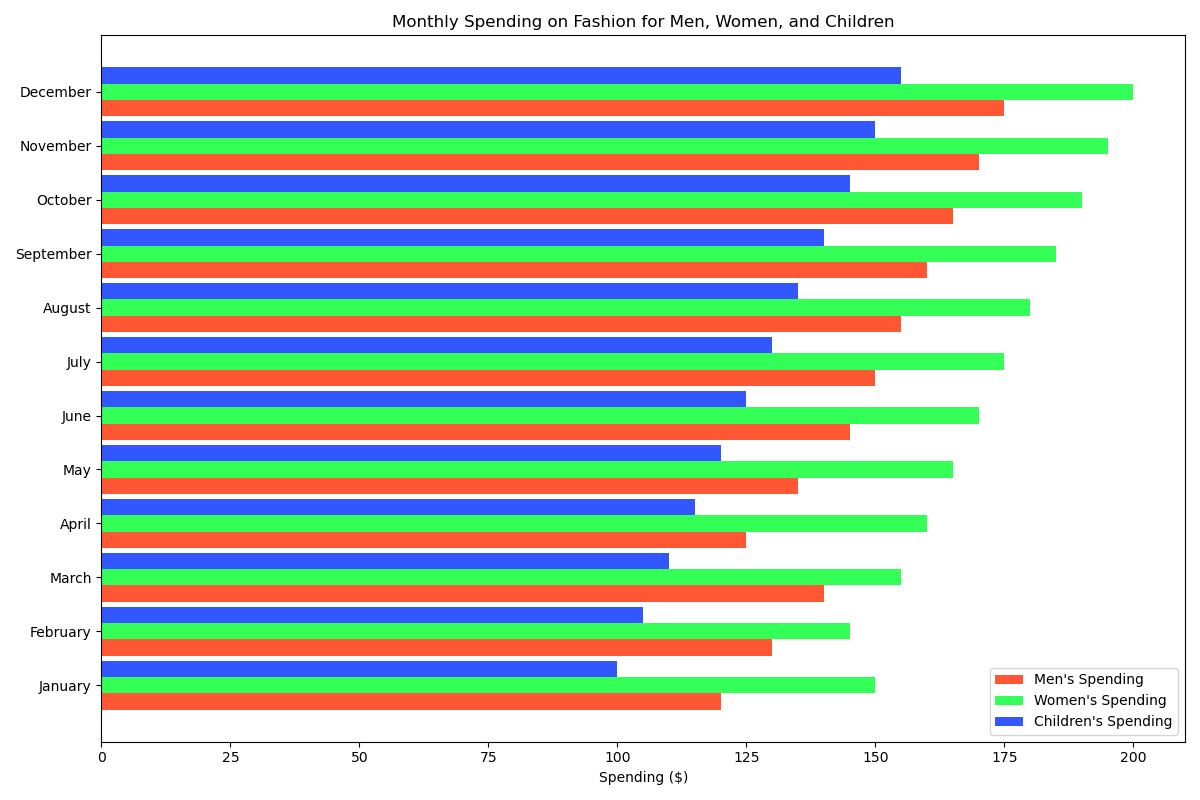

Here is the Python script that generated this plot:

import matplotlib.pyplot as plt

categories = ['January', 'February', 'March', 'April', 'May', 'June',
              'July', 'August', 'September', 'October', 'November', 'December']
mens_spending = [120, 130, 140, 125, 135, 145, 150, 155, 160, 165, 170, 175]
womens_spending = [150, 145, 155, 160, 165, 170, 175, 180, 185, 190, 195, 200]
childrens_spending = [100, 105, 110, 115, 120, 125, 130, 135, 140, 145, 150, 155]

fig, ax = plt.subplots(figsize=(12, 8))

bar_height = 0.3
bar_locations_men = range(len(mens_spending))
bar_locations_women = [x + bar_height for x in bar_locations_men]
bar_locations_children = [x + bar_height for x in bar_locations_women]

bars1 = ax.barh(bar_locations_men, mens_spending, bar_height, label="Men's Spending", color='#FF5733')
bars2 = ax.barh(bar_locations_women, womens_spending, bar_height, label="Women's Spending", color='#33FF57')
bars3 = ax.barh(bar_locations_children, childrens_spending, bar_height, label="Children's Spending", color='#3357FF')

ax.set_yticks([r + bar_height for r in range(len(mens_spending))])
ax.set_yticklabels(categories)

plt.xlabel('Spending ($)')
plt.title("Monthly Spending on Fashion for Men, Women, and Children")
ax.legend(loc='lower right')

plt.tight_layout()
plt.show()
